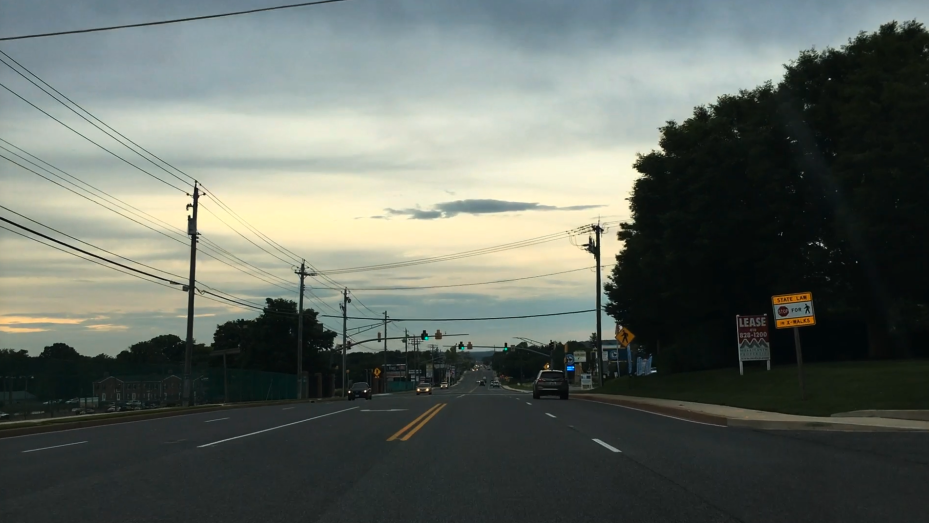
#> input picture Reaction_Time_v1/road2.png, 1857 x 1046 px (shown at 1/2 size)
$ python reaction_time_v5.py
#> lines starting #> are read from the running program, lines starting #| are printed output that depends on the picture
# Python code for measure reacation time in human subject
# with computer monitor and keyboard

import matplotlib.pyplot as plt
import numpy as np
import time
from matplotlib.widgets import Button
from PIL import Image
#Z = np.random.uniform(1,100,100).reshape((10, 10))
road_im = Image.open("road2.png")
#> road_im is the input picture: PIL image 1857x1046 RGB; mean R, G, B 98.6, 105.4, 98.5
image_raw = np.array(road_im)
x_res = 1046
y_res = 1857
stim_x_size=100
stim_y_size=100
x_ram_loc = np.random.randint(0,high=x_res-stim_x_size)
y_ram_loc = np.random.randint(0,high=y_res-stim_y_size)
#idx_x = np.random.randint(500, size =10)
#idx_y = np.random.randint(500, size =10)
#nrows, ncols = 10,10
image_shuffle = image_raw.reshape(x_res*y_res,3)
print("here")
np.random.shuffle(image_shuffle)
print(image_shuffle.shape)
#| (1942422, 3)
image_shuffle = image_shuffle.reshape((x_res,y_res,3))
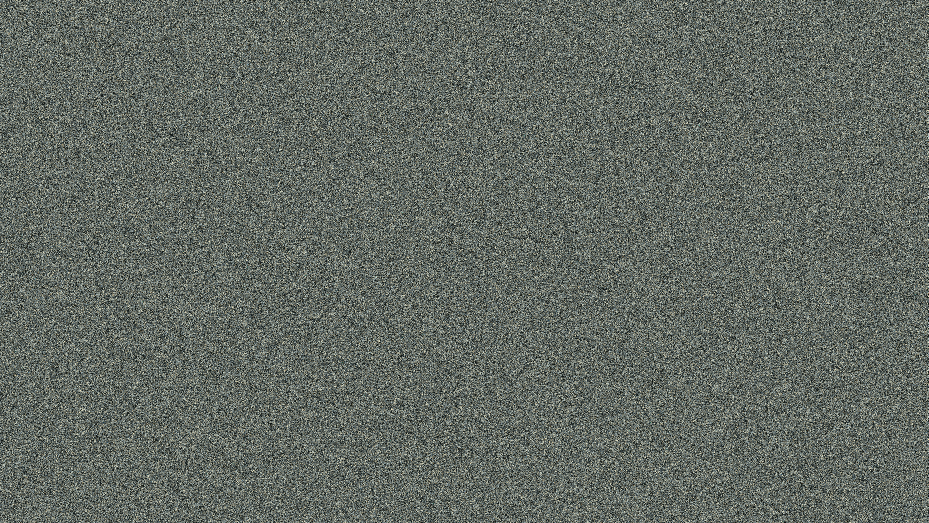
#> image_shuffle: shape (1046, 1857, 3) (shown at 1/2 size); mean of channels 0, 1, 2 98.6, 105.4, 98.5; drawn as R, G, B
image = image_shuffle[x_ram_loc:(x_ram_loc+stim_x_size),y_ram_loc:(y_ram_loc+stim_y_size),:]
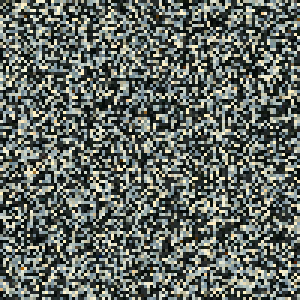
#> image: shape (100, 100, 3) (shown 3 times larger); mean of channels 0, 1, 2 99.2, 105.9, 98.9; drawn as R, G, B
print(image.shape, image_shuffle.shape)
#| (100, 100, 3) (1046, 1857, 3)
# [6 lines of commented-out code are left out]
fig, ax1 = plt.subplots(figsize = (10,10))

chance = 5
rand_choice = round(np.random.random()*100)%chance
time_display=0
time_interval = []
t_press = 0
delay = 1
reaction_time=0

plt.ion()
plt.show(block=False)


#im = plt.imshow(Z,cmap='gray')
im = plt.imshow(image)
#im = plt.matshow(image)

time_init = time.time()

def on_press(event):
    print('you pressed', event.button, event.xdata, event.ydata)
    t_press = time.time()
    if t_press - time_display < delay:
        time_interval.append(t_press-time_display-0.1)
        print(t_press)
        print(time_display)
        print(time_display-t_press)
        print(time_interval)

cid = fig.canvas.mpl_connect('button_press_event', on_press)

class controls(object):
    def iseeit(self,event):
        t_press = time.time()
        if t_press - time_display < delay:
            time_interval.append(t_press-time_display-0.1)
            print(t_press)
            print(time_display)
            print(time_display-t_press)
            print(time_interval)

control_event=controls()

fig_result = plt.figure()
ax_result = plt.subplot(111)
line1, = ax_result.plot(np.arange(len(time_interval)),time_interval)
#text1  = plt.text(0.5,0.5,"")
ax_result.set_ylim([0,delay+0.5])
ax_result.set_xlim([0,40])

signal_x_size = 8
signal_y_size = 2

for i in range(1,300,1):

    m =0
    if rand_choice == 0:
        # display a figure at random time
        start_p = np.random.choice(stim_x_size-signal_x_size)
        end_p = np.random.choice(stim_y_size-signal_y_size)
        Signal_start_point = (start_p,(stim_x_size-start_p))
        Signal_end_point = (end_p,(stim_y_size-end_p))

        row_pad = (start_p,(stim_x_size-start_p-signal_x_size))
        column_pad =(end_p,(stim_y_size-end_p-signal_y_size))

        x_ram_loc = np.random.randint(0,high=x_res-stim_x_size)
        y_ram_loc = np.random.randint(0,high=y_res-stim_y_size)

        image = image_shuffle[x_ram_loc:(x_ram_loc+stim_x_size),y_ram_loc:(y_ram_loc+stim_y_size),:]
        print(image.shape, image_shuffle.shape)
        time_display = time.time()
        for m in range(1,10,1):
            Red = np.random.uniform(0,1,signal_x_size*signal_y_size)
            Green = np.full((signal_x_size*signal_y_size),0)
            Blue = np.full((signal_x_size*signal_y_size),0)

            print(Signal_start_point,Signal_end_point)
            Z_signal = np.concatenate((Red,Green,Blue),axis=0)
            Z_signal = Z_signal.reshape((3,signal_x_size,signal_y_size))
            Z_signal = np.transpose(Z_signal, (2,1,0))
            Z_signal = np.pad(Z_signal,(column_pad,row_pad,(0,0)),'constant',constant_values=(0,0))
            Z_mask = np.zeros(signal_x_size*signal_y_size*3).reshape((3,signal_x_size,signal_y_size))
            Z_mask = np.transpose(Z_mask, (2,1,0))
            Z_mask = np.pad(Z_mask,(column_pad,row_pad,(0,0)),'constant',constant_values=(1,1))
            Z_new = image*Z_mask/255 + Z_signal
            im.set_data(Z_new)
            plt.pause(0.25)
        #plt.show(block=False)
        #fig.canvas.flush_events()

            x_ram_loc = np.random.randint(0,high=x_res-stim_x_size)
            y_ram_loc = np.random.randint(0,high=y_res-stim_y_size)
            image = image_shuffle[x_ram_loc:(x_ram_loc+stim_x_size),y_ram_loc:(y_ram_loc+stim_y_size),:]
            im.set_data(image)

        # [7 lines of commented-out code are left out]
        print(time_interval)
        print(np.average(time_interval))

        print(reaction_time)
        line1.set_xdata(np.arange(len(time_interval)))
        line1.set_ydata(time_interval)


        #plt.pause(delay)

    else:
        # [6 lines of commented-out code are left out]
        plt.pause(0.25)
        #plt.pause(delay)
        #print(rand_choice)
        #print(np.average(time_interval))


        x_ram_loc = np.random.randint(0,high=x_res-stim_x_size)
        y_ram_loc = np.random.randint(0,high=y_res-stim_y_size)
        image = image_shuffle[x_ram_loc:(x_ram_loc+stim_x_size),y_ram_loc:(y_ram_loc+stim_y_size),:]
        print(image.shape)
        im.set_data(image)
        plt.pause(0.25)

    rand_choice = round(np.random.random()*100)%chance
#> this loop made 299 passes
#> pass 1, `plt.pause(0.25)`:
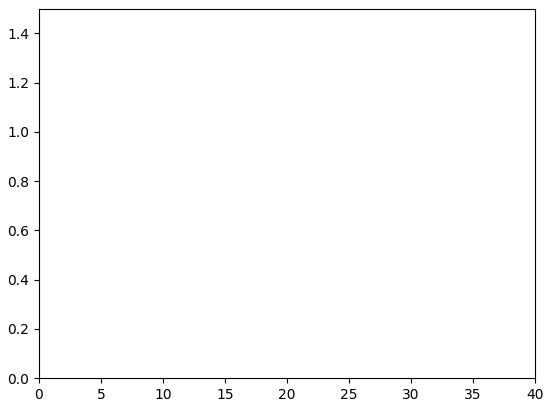
#> figure drawn by matplotlib, 1 panel
#> pass 1, `image = image_shuffle[x_ram_loc:(x_ram_loc+stim_x_size),y_ram_loc:(y_r..`:
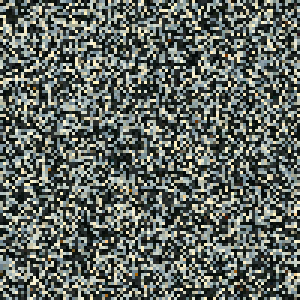
#> image: shape (100, 100, 3) (shown 3 times larger); mean of channels 0, 1, 2 97.6, 104.4, 97.4; drawn as R, G, B
#> pass 3, `image = image_shuffle[x_ram_loc:(x_ram_loc+stim_x_size),y_ram_loc:(y_r..`:
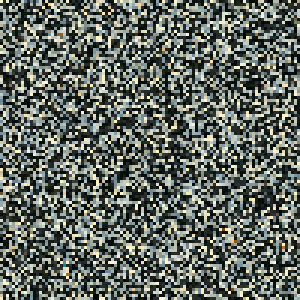
#> image: shape (100, 100, 3) (shown 3 times larger); mean of channels 0, 1, 2 98.6, 105.3, 98.3; drawn as R, G, B
#> after the loop:
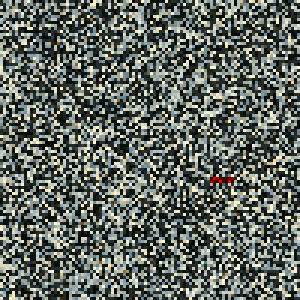
#> Z_new: shape (100, 100, 3) float64 (shown 3 times larger); mean of channels 0, 1, 2 0.386, 0.412, 0.386; drawn as R, G, B
#> after the loop:
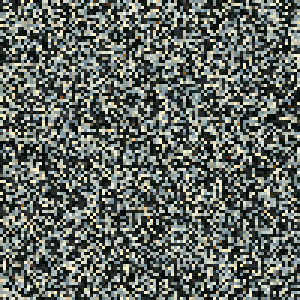
#> image: shape (100, 100, 3) (shown 3 times larger); mean of channels 0, 1, 2 98.7, 105.5, 98.5; drawn as R, G, B


print(np.average(time_interval))
#| nan

reaction_time = "Reaction Time: " + str(np.average(time_interval))
#> reaction_time = 'Reaction Time: nan'
plt.text(0,-1,reaction_time,color = "red", fontsize = 18)

plt.pause(30)
